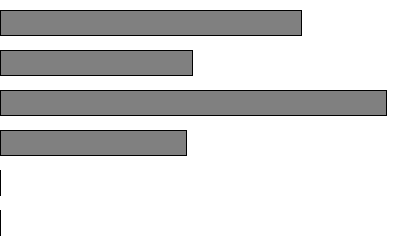
Frame 1 (no input)
Frame 60 (the mouse pressed at the canvas centre just before this capture): identical to frame 1, image omitted
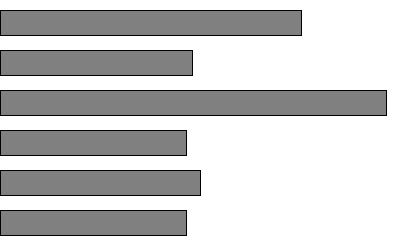
Frame 120 (the mouse held since frame 60 and released just before this capture)

The Processing sketch that drew these frames (run headless with seeded random() and noise(); from frame 60 on, the mouse is pressed at the canvas centre):

// Processing sketch: sketch_140704_2
// ── sketch_140704_2.pde
float[] x = new float[ 5 ];

void setup(){
  size(400,250);
  for( int i=0;i<x.length-1;i++){
    x[i] = random(0.3*width,width);
  }
}

void draw(){
  background(255);
  stroke(0);
  fill(128);
  x[x.length - 1 ] = mouseX;
  float m = myMin(x);
  for(int i=0;i<x.length ;i++){
    rect(0,40*i+10,x[i],25);
  }
  rect(0,40*x.length+10,m,25);
}

float myMin( float[] x){
  float tentativeMin = x[0];
  for(int i=1;i<x.length ;i++){
    if(tentativeMin > x[i]){
      tentativeMin = x[i] ;
    }
  }
  return tentativeMin;
}
